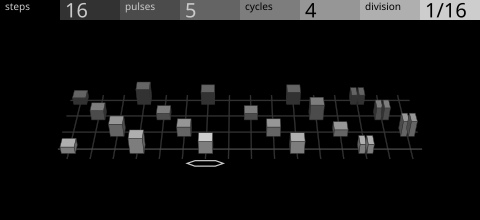
#> input picture screens/torso/clean/m1.png, 480 x 220 px
$ python clean.py
#> lines starting #> are read from the running program, lines starting #| are printed output that depends on the picture
#!/usr/bin/env python3
"""Torso, round 2: the four pages kept clean (Brian, Nov 2).

The graphic represents the parameters; it isn't the interface. So no strips of cells, mode-key grids or badges at
rest: each page is the stock two-page header plus one drawing in the loom's language (slabs on threads, modelled in
3D, one camera), where every encoder visibly changes the drawing. Only M4, where pitch is the interaction itself,
keeps a keyboard.

  M1 sequencer  the loom: steps are warp threads, pulses are slabs, each cycle is a woven row
                  steps     how many warp threads (2–16)
                  pulses    how many slabs on the front row (spread Euclidean)
                  cycles    how many rows of cycles behind it (1–6)
                  division  warp spacing: longer notes, wider cloth
                manual pulse: a slab with a raised rim; retrigger: a split slab; the step playing: brightest top
  M2 repeats    the front row only, close up: each pulse and its repeats as slices
                  repeats   slices per pulse
                  time      gap between slices (pace: accelerating gaps)
                  voicing   layers stacked on each slab (the chord's notes)
                  range     the phrase: slab heights follow its shape across the bar
  M3 groove     the front row as a velocity profile
                  velocity  slab heights
                  sustain   slab depth (front to back): the gate
                  accent    the groove template lifts some slabs, which get a cap
                  timing    swing: every second slab slides right
                probability: hollow slab
  M4 tonal      two octaves of keys, flat, the scale's notes dotted, the root brightest with a dot under it
                  pitch     the root moves
                  scale     which keys carry dots
                  channel   header only (it's routing, not sound)
                  random    the dots jitter off their keys by the amount

Grey only; shapes carry every role.

    python3 clean.py      → clean/m1..m4.svg/.png and clean/pages.png
"""
from __future__ import annotations

import math
import subprocess
from pathlib import Path

from PIL import Image

HERE = Path(__file__).resolve().parent
OUT = HERE / "clean"
FONT = 'font-family="UniversNextPro-Light"'
STOCK = [0x32, 0x4B, 0x64, 0x7D, 0x96, 0xAF, 0xCD]


def G(v):
    v = min(STOCK, key=lambda s: abs(s - round(v)))
    return f"#{v:02X}{v:02X}{v:02X}"


def f(v):
    s = f"{v:.2f}".rstrip("0").rstrip(".")
    return "0" if s in ("-0", "") else s


def path(pts, stroke, w=1.0, fill="none"):
    d = "M" + " L".join(f"{f(x)},{f(y)}" for x, y in pts) + " Z"
    return f'<path d="{d}" fill="{fill}" stroke="{stroke}" stroke-width="{f(w)}"/>'


def text(x, y, s, size, fill):
    return f'<text transform="matrix(1 0 0 1 {f(x)} {f(y)})" fill="{fill}" {FONT} font-size="{size}px">{s}</text>'


class Cam:
    def __init__(self, el=40, d=620.0, focal=760.0, target=(0.0, 0.0, 40.0), screen=(240.0, 132.0)):
        self.el, self.d, self.F, self.T, self.S = math.radians(el), d, focal, target, screen

    def __call__(self, p):
        x, y, z = p[0] - self.T[0], p[1] - self.T[1], p[2] - self.T[2]
        ce, se = math.cos(self.el), math.sin(self.el)
        yc, zc = y * ce + z * se, z * ce - y * se + self.d
        k = self.F / zc
        return self.S[0] + x * k, self.S[1] - yc * k

    def box(self, x0, x1, y0, y1, z0, z1, top, front, side, stroke, w=0.5):
        faces = [([(x1, y0, z0), (x1, y0, z1), (x1, y1, z1), (x1, y1, z0)] if (x0 + x1) / 2 < 0 else
                  [(x0, y0, z0), (x0, y0, z1), (x0, y1, z1), (x0, y1, z0)], side),
                 ([(x0, y0, z0), (x1, y0, z0), (x1, y1, z0), (x0, y1, z0)], front),
                 ([(x0, y1, z0), (x1, y1, z0), (x1, y1, z1), (x0, y1, z1)], top)]
        return [path([self(p) for p in face], stroke, w, fill) for face, fill in faces]

    def line(self, a, b, g, w=1.0):
        (x0, y0), (x1, y1) = self(a), self(b)
        dx, dy = x1 - x0, y1 - y0
        L = math.hypot(dx, dy) or 1
        nx, ny = -dy / L * w / 2, dx / L * w / 2                       # a thin closed ribbon
        return path([(x0 + nx, y0 + ny), (x1 + nx, y1 + ny), (x1 - nx, y1 - ny), (x0 - nx, y0 - ny)], G(g), 0.3, G(g))


def solid(cam, x0, x1, h, z0, z1, age=0, lit=False, y0=0.0):
    d = 0x18 * age
    return cam.box(x0, x1, y0, y0 + h, z0, z1, G(0xCD if lit else 0xAF - d), G(0x7D - d), G(0x64 - d), G(0x32))


def hollow(cam, x0, x1, h, z0, z1, age=0, y0=0.0):
    return cam.box(x0, x1, y0, y0 + h, z0, z1, "#000000", "#000000", "#000000", G(0xAF - 0x18 * age), 1.0)


def euclid(k, n):
    return {round(i * n / k) % n for i in range(k)} if k else set()


def header(titles, values):
    o = []
    for i, g in enumerate([0x00, 0x32, 0x4B, 0x64, 0x7D, 0x96, 0xAF, 0xCD]):
        o.append(f'<rect x="{60 * i}" y="0" width="60" height="20" fill="{G(g) if g else "#000000"}" stroke="none"/>')
    for col, (t, v) in enumerate(zip(titles, values)):                 # the stock header, flush with the top
        light = "#CBCBCB" if col < 2 else "#000000"
        o.append(text(5 + 120 * col, 10, t, 10, light))
        o.append(text(65 + 120 * col, 17.4, v, 20 if len(v) <= 4 else 13, light))
    return o


# ---- M1 sequencer: the loom ---------------------------------------------------------------------------------------------
ROWS_SHOWN = 4                                                         # at most four rows of cycles on screen


def m1_pattern(pulses, steps, shift):
    """which steps sound in a cycle: the Euclidean pulses, rotated by the cycle's shift"""
    on = euclid(pulses, steps)
    return {s for s in range(steps) if (s + shift) % steps in on}


def m1(steps=16, pulses=5, cycles=4, division=1.0, head=6, pass_idx=0, held=None, recall=0.0):
    """held: the shift of a cycle the player froze, kept on the back row with brackets so they can go back to it;
    recall 0..1 slides it forward to the front, where it becomes what plays"""
#> called with steps = 16, pulses = 5, cycles = 4, division = 1, head = 6, pass_idx = 0, recall = 0
    cam = Cam(el=42, target=(0.0, 0.0, 30.0), screen=(240.0, 128.0))
    dx = 18.0 * division
    xs = [(s - (steps - 1) / 2) * dx for s in range(steps)]
    DZ = 20.0
    live_rows = min(cycles, ROWS_SHOWN - (1 if held is not None else 0))
    o, items = [], []
    zback = (ROWS_SHOWN - 0.4) * DZ
    for x in xs:
        o.append(cam.line((x, 0, -6), (x, 0, zback), 0x32, 1.0))      # warp
    w = min(11.0, dx * 0.62)

    def row(z, shift, age, lit_head, bright=False):
        o.append(cam.line((xs[0] - 9, 0, z + 5), (xs[-1] + 9, 0, z + 5), 0x4B if age == 0 else 0x32, 1.0))   # weft
        on = m1_pattern(pulses, steps, shift)
        for s in range(steps):
            if s not in on:
                continue
            x = xs[s]
            h = 7 + 3 * ((s * 5) % 4)
            lit = lit_head and s == head
            a = 0 if bright else min(age, 4)
            if s == max(on) and len(on) > 2:                           # retrigger: a split slab
                g = solid(cam, x - w / 2, x - 0.8, h, z, z + 10, a, lit) + solid(cam, x + 0.8, x + w / 2, h, z, z + 10, a, lit)
            else:
                g = solid(cam, x - w / 2, x + w / 2, h, z, z + 10, a, lit)
            items.append((z, abs(x), g))

    for age in range(live_rows - 1, -1, -1):
        row(age * DZ, (age + pass_idx) % 3, age, age == 0 and recall < 1)
    if held is not None:                                               # the held cycle: brackets either side
        z = (ROWS_SHOWN - 1) * DZ * (1 - recall)
        row(z, held, 0 if recall else 2, recall >= 1, bright=True)
        for side in (-1, 1):
            x = xs[0] - 14 if side < 0 else xs[-1] + 14
            br = [(x, 0, z - 1), (x, 0, z + 11), (x - 4 * side, 0, z + 11), (x - 4 * side, 0, z + 9.6), (x - 1.4 * side, 0, z + 9.6),
                  (x - 1.4 * side, 0, z + 0.4), (x - 4 * side, 0, z + 0.4), (x - 4 * side, 0, z - 1)]
            o.append(path([cam(p) for p in br], "#CDCDCD", 0.6, "#CDCDCD"))
    for _, _, g in sorted(items, key=lambda q: (-q[0], -q[1])):
        o += g
    hx = xs[head]
    o.append(path([cam(p) for p in [(hx - 14, 0, -11), (hx - 8, 0, -14), (hx + 8, 0, -14), (hx + 14, 0, -11), (hx + 8, 0, -8), (hx - 8, 0, -8)]],
                  "#CDCDCD", 1.2, "#000000"))
    if held is not None:
        lx, ly = cam((xs[-1] + 22, 0, (ROWS_SHOWN - 1) * DZ * (1 - recall) + 5))
        o.append(text(lx, ly + 3, "held", 10, "#AFAFAF"))
    return o, header(("steps", "pulses", "cycles", "division"), (str(steps), str(pulses), str(cycles), {1.0: "1/16", 1.4: "1/8", 0.75: "1/32"}.get(division, "1/16")))
#> in render, returned value is the input picture: PIL image 480x220 RGB; min 0, max 205, mean 16.5


# ---- M2 repeats and phrase ----------------------------------------------------------------------------------------------
def m2(repeats=3, time=1.0, voices=3, rng=1.0, head=4, step=None, on=None, last=None):
    """the bar's pulses in a row, heights following the phrase; only the pulse sounding (or the last one) throws its
    repeats, as an echo train running back into the distance: spacing by time and pace, each slice lower and hollow"""
#> called with repeats = 3, time = 1, voices = 3, rng = 1, head = 4
    cam = Cam(el=36, d=430, focal=480, target=(0.0, 10.0, 40.0), screen=(240.0, 120.0))
    pulses = sorted(on) if on is not None else [0, 3, 6, 10, 13]
    dx = 22.0
    o, items = [], []
    o.append(cam.line((-8.5 * dx, 0, 5), (8.5 * dx, 0, 5), 0x4B, 1.0))
    src = step if step is not None and step >= 0 else last
    for s in pulses:
        x = (s - 7.5) * dx
        h = 16 + 22 * rng * (0.5 + 0.5 * math.sin(2 * math.pi * s / 16))      # the phrase
        lh = (h - 2.0 * (voices - 1)) / voices
        g = []
        for v in range(voices):                                        # voicing: the chord's notes as layers
            g += solid(cam, x - 6, x + 6, lh, 0, 12, 0, lit=(s == step), y0=v * (lh + 2.0))
        items.append((0, abs(x), g))
        if s == src:                                                   # the echo train, back into the distance
            z, gap = 20.0, 22.0 * time
            for r in range(1, repeats + 1):
                rh = max(3.0, h * (1 - 0.18 * r))
                items.append((z, abs(x), hollow(cam, x - 6, x + 6, rh, z, z + 8, min(r - 1, 3))))
                z += 8 + gap
                gap *= 0.75                                            # accelerating pace
#> this loop made 5 passes
#> x on passes 1 to 2: -171, -93
    for _, _, g in sorted(items, key=lambda q: (-q[0], -q[1])):
        o += g
#> this loop made 5 passes
    return o, header(("repeats", "time", "voicing", "range"), (str(repeats), {1.0: "1/32", 1.8: "1/16", 0.6: "1/64"}.get(time, "1/32"), f"{voices} up", "sine"))
#> call 2 of render, with name = 'm2'
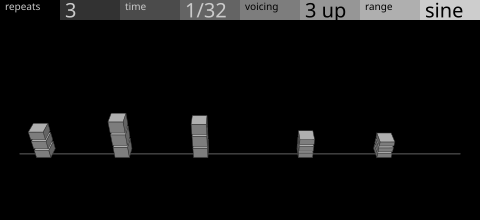
#> input picture screens/torso/clean/m2.png, 480 x 220 px
#> in render, returned value is the input picture: PIL image 480x220 RGB; min 0, max 205, mean 13.6


# ---- M3 groove: a bar seen from the front, time running left to right ------------------------------------------------------
def m3(velocity=0.8, sustain=0.5, accent=1.0, swing=0.58, head=5, on=None):
    """the bar as a lane: grid ticks mark the straight 16ths; each pulse is a slab whose height is its velocity and
    whose length along the lane is its sustain (the gate), slid off its tick by swing; accents get a cap; an
    uncertain pulse (probability) is hollow"""
#> called with velocity = 0.8, sustain = 0.5, accent = 1, swing = 0.58, head = 5
    cam = Cam(el=30, d=520, focal=560, target=(0.0, 14.0, 6.0), screen=(240.0, 128.0))
    prof = [1.0, 0.5, 0.6, 0.8, 0.5, 0.9, 0.5, 0.6, 1.0, 0.7, 0.5, 0.85, 0.6, 0.5, 0.95, 0.75]
    on = on if on is not None else {0, 2, 3, 5, 6, 8, 9, 11, 12, 14, 15}
    tmpl = [1, 0, 0, 1, 0, 0, 1, 0, 0, 0, 1, 0, 1, 0, 0, 0]
    prob = {6, 12}
    dx = 21.0
    x0 = -8 * dx
    o, items = [], []
    o.append(cam.line((x0, 0, 0), (x0 + 16 * dx, 0, 0), 0x4B, 1.0))    # the lane's front edge
    o.append(cam.line((x0, 0, 12), (x0 + 16 * dx, 0, 12), 0x32, 1.0))  # and its back edge
    for s in range(17):                                                # grid: the straight 16ths
        x = x0 + s * dx
        o.append(cam.line((x, 0, -3), (x, 0, 0), 0x64 if s % 4 == 0 else 0x4B, 1.0))
    for s in sorted(on):
        x = x0 + s * dx + (dx * (swing - 0.5) * 2 if s % 2 else 0)      # swing slides the off-beats
        lift = 1 + 0.35 * accent * tmpl[s]
        h = 3 + 34 * velocity * prof[s] * lift
        length = max(3.0, dx * (0.15 + 0.85 * sustain))                # the gate, along the lane
        lit = s == head
        g = hollow(cam, x, x + length, h, 1, 11) if s in prob else solid(cam, x, x + length, h, 1, 11, 0, lit)
        if tmpl[s] and accent > 0.05 and s not in prob:
            g += solid(cam, x - 1, x + length + 1, 1.8, 0, 12, 0, True, y0=h + 1.2)
        items.append((abs(x + length / 2), g))
    for _, g in sorted(items, key=lambda q: -q[0]):
        o += g
#> this loop made 11 passes
    return o, header(("velocity", "sustain", "accent", "timing"), (str(round(127 * velocity)), {0.5: "1/2", 0.15: "1/8", 1.0: "1x"}.get(round(sustain, 2), "1/2"), "agogo", f"{round(swing * 100)}%"))
#> call 3 of render, with name = 'm3'
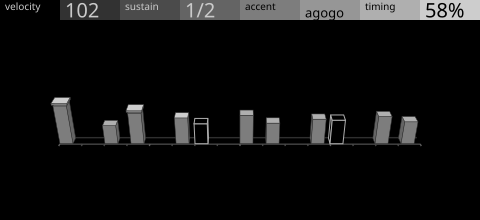
#> input picture screens/torso/clean/m3.png, 480 x 220 px
#> in render, returned value is the input picture: PIL image 480x220 RGB; min 0, max 205, mean 15.8


# ---- M4 tonal: keys ------------------------------------------------------------------------------------------------------
WHITE = [0, 2, 4, 5, 7, 9, 11]
BLACK_LEFT = {1: 1, 3: 2, 6: 4, 8: 5, 10: 6}
SCALES = {"major": {0, 2, 4, 5, 7, 9, 11}, "minor": {0, 2, 3, 5, 7, 8, 10}, "penta": {0, 2, 4, 7, 9}, "chrom": set(range(12))}


def m4(root=6, scale="major", channel=3, random_amt=0.25, played=()):
#> called with root = 6, scale = 'major', channel = 3, random_amt = 0.25, played = ()
    o = []
    kx, ky, ww, wh, bw, bh = 100.0, 74.0, 20.0, 80.0, 12.0, 50.0
    jit = lambda n: random_amt * 14 * math.sin(n * 2.3 + 1.1)
    for black in (False, True):
        for n in range(24):
            octv, pc = divmod(n, 12)
            if (pc in BLACK_LEFT) != black:
                continue
            if black:
                x, w, h = kx + (octv * 7 + BLACK_LEFT[pc]) * ww - bw / 2, bw, bh
                fill = "#4B4B4B"
            else:
                x, w, h = kx + (octv * 7 + WHITE.index(pc)) * ww, ww, wh
                fill = "#000000"
            if n in played:
                fill = "#AFAFAF"
            o.append(path([(x, ky), (x + w, ky), (x + w, ky + h), (x, ky + h)], G(0x7D), 1.0, fill))
    for n in range(24):
        rel = (n - root) % 12
        if rel not in SCALES[scale]:
            continue
        octv, pc = divmod(n, 12)
        if pc in BLACK_LEFT:
            cx, cy = kx + (octv * 7 + BLACK_LEFT[pc]) * ww, ky + bh - 9
        else:
            cx, cy = kx + (octv * 7 + WHITE.index(pc)) * ww + ww / 2, ky + wh - 12
        cy += jit(n)
        r = 4.2 if rel == 0 else 3.0
        o.append(path([(cx + r * math.cos(2 * math.pi * k / 16), cy + r * math.sin(2 * math.pi * k / 16)) for k in range(16)],
                      "#CDCDCD", 0.6, "#CDCDCD"))
        if rel == 0:                                                   # the root: brightest dot, plus one under the key
            o.append(path([(cx - 3, ky + wh + 6), (cx + 3, ky + wh + 6), (cx, ky + wh + 11)], "#CDCDCD", 0.6, "#CDCDCD"))
    names = ["C", "C#", "D", "D#", "E", "F", "F#", "G", "G#", "A", "A#", "B"]
    return o, header(("pitch", "scale", "channel", "random"), (names[root], scale, f"ch {channel}", f"{round(random_amt * 100)}%"))


def frame(body, head):
    return "\n".join(['<svg xmlns="http://www.w3.org/2000/svg" width="480" height="220" viewBox="0 0 480 220">',
                      '<rect x="0" y="0" width="480" height="220" fill="#000000" stroke="none"/>'] + body + head + ["</svg>"])


def render(name, built):
    svg = OUT / f"{name}.svg"
    svg.write_text(frame(*built))
    subprocess.run(["rsvg-convert", "-w", "480", "-h", "220", str(svg), "-o", str(OUT / f"{name}.png")], check=True)
    return Image.open(OUT / f"{name}.png")


def main():
    OUT.mkdir(exist_ok=True)
    ims = [render("m1", m1()), render("m2", m2()), render("m3", m3()), render("m4", m4())]
#> call 4 of render, with name = 'm4'
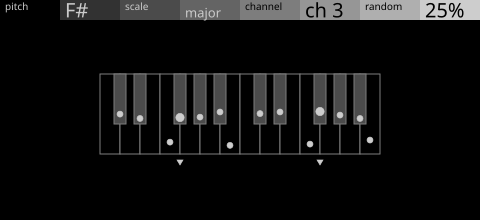
#> input picture screens/torso/clean/m4.png, 480 x 220 px
#> in render, returned value is the input picture: PIL image 480x220 RGB; min 0, max 205, mean 17.3
    sheet = Image.new("RGB", (960, 2 * 230), "#1A1A1A")
#> sheet: PIL image 960x460 RGB; every value is 26
    for k, im in enumerate(ims):
        sheet.paste(im, (480 * (k % 2), 230 * (k // 2)))
#> this loop made 4 passes
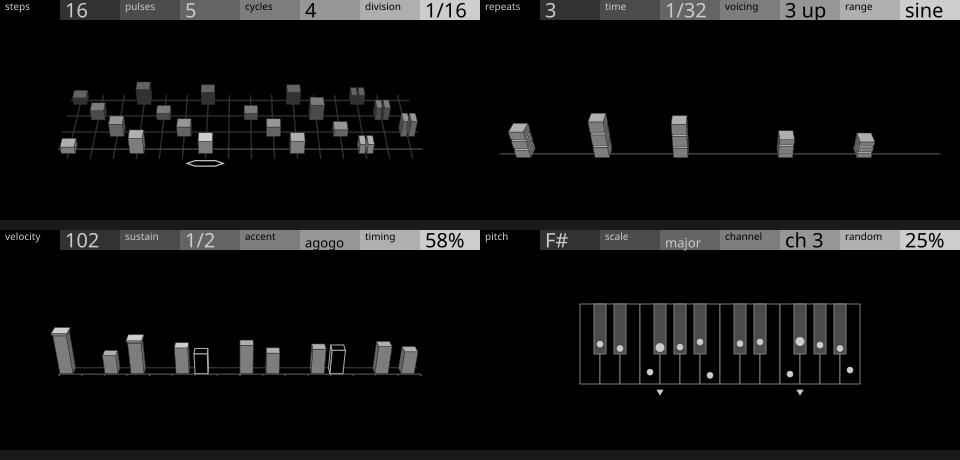
#> sheet: PIL image 960x460 RGB; min 0, max 205, mean 16.2
    sheet.save(OUT / "pages.png")
    print("wrote clean/pages.png")


if __name__ == "__main__":
    main()
